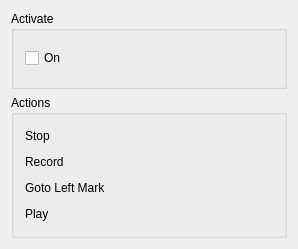
<?xml version="1.0" encoding="UTF-8"?>
<ui version="4.0">
 <class>MRConfigBase</class>
 <widget class="QWidget" name="MRConfigBase">
  <property name="geometry">
   <rect>
    <x>0</x>
    <y>0</y>
    <width>298</width>
    <height>249</height>
   </rect>
  </property>
  <property name="windowTitle">
   <string>MusE: Midi Input Plugin: Remote Control</string>
  </property>
  <layout class="QVBoxLayout">
   <property name="spacing">
    <number>6</number>
   </property>
   <property name="margin">
    <number>11</number>
   </property>
   <item>
    <widget class="QGroupBox" name="GroupBox2">
     <property name="title">
      <string>Activate</string>
     </property>
     <layout class="QHBoxLayout">
      <property name="spacing">
       <number>6</number>
      </property>
      <property name="margin">
       <number>11</number>
      </property>
      <item>
       <widget class="QCheckBox" name="b1">
        <property name="text">
         <string>On</string>
        </property>
       </widget>
      </item>
     </layout>
    </widget>
   </item>
   <item>
    <widget class="QGroupBox" name="GroupBox1">
     <property name="title">
      <string>Actions</string>
     </property>
     <layout class="QGridLayout">
      <property name="margin">
       <number>11</number>
      </property>
      <property name="spacing">
       <number>6</number>
      </property>
      <item row="0" column="0">
       <widget class="QLabel" name="TextLabel1">
        <property name="text">
         <string>Stop</string>
        </property>
        <property name="wordWrap">
         <bool>false</bool>
        </property>
       </widget>
      </item>
      <item row="1" column="0">
       <widget class="QLabel" name="TextLabel2">
        <property name="text">
         <string>Record</string>
        </property>
        <property name="wordWrap">
         <bool>false</bool>
        </property>
       </widget>
      </item>
      <item row="2" column="0">
       <widget class="QLabel" name="TextLabel3">
        <property name="text">
         <string>Goto Left Mark</string>
        </property>
        <property name="wordWrap">
         <bool>false</bool>
        </property>
       </widget>
      </item>
      <item row="3" column="0">
       <widget class="QLabel" name="TextLabel4">
        <property name="text">
         <string>Play</string>
        </property>
        <property name="wordWrap">
         <bool>false</bool>
        </property>
       </widget>
      </item>
      <item row="0" column="1">
       <widget class="PitchEdit" name="sb1" native="true"/>
      </item>
      <item row="1" column="1">
       <widget class="PitchEdit" name="sb2" native="true"/>
      </item>
      <item row="2" column="1">
       <widget class="PitchEdit" name="sb3" native="true"/>
      </item>
      <item row="3" column="1">
       <widget class="PitchEdit" name="sb4" native="true"/>
      </item>
      <item row="0" column="2">
       <spacer name="Spacer1">
        <property name="orientation">
         <enum>Qt::Horizontal</enum>
        </property>
        <property name="sizeType">
         <enum>QSizePolicy::Expanding</enum>
        </property>
        <property name="sizeHint" stdset="0">
         <size>
          <width>20</width>
          <height>20</height>
         </size>
        </property>
       </spacer>
      </item>
      <item row="1" column="2">
       <spacer name="Spacer2">
        <property name="orientation">
         <enum>Qt::Horizontal</enum>
        </property>
        <property name="sizeType">
         <enum>QSizePolicy::Expanding</enum>
        </property>
        <property name="sizeHint" stdset="0">
         <size>
          <width>20</width>
          <height>20</height>
         </size>
        </property>
       </spacer>
      </item>
      <item row="2" column="2">
       <spacer name="Spacer3">
        <property name="orientation">
         <enum>Qt::Horizontal</enum>
        </property>
        <property name="sizeType">
         <enum>QSizePolicy::Expanding</enum>
        </property>
        <property name="sizeHint" stdset="0">
         <size>
          <width>20</width>
          <height>20</height>
         </size>
        </property>
       </spacer>
      </item>
      <item row="3" column="2">
       <spacer name="Spacer4">
        <property name="orientation">
         <enum>Qt::Horizontal</enum>
        </property>
        <property name="sizeType">
         <enum>QSizePolicy::Expanding</enum>
        </property>
        <property name="sizeHint" stdset="0">
         <size>
          <width>20</width>
          <height>20</height>
         </size>
        </property>
       </spacer>
      </item>
     </layout>
    </widget>
   </item>
  </layout>
 </widget>
 <layoutdefault spacing="6" margin="11"/>
 <customwidgets>
  <customwidget>
   <class>PitchEdit</class>
   <extends>QWidget</extends>
   <header>pitchedit.h</header>
  </customwidget>
 </customwidgets>
 <includes>
  <include location="local">pitchedit.h</include>
 </includes>
 <resources/>
 <connections/>
</ui>
